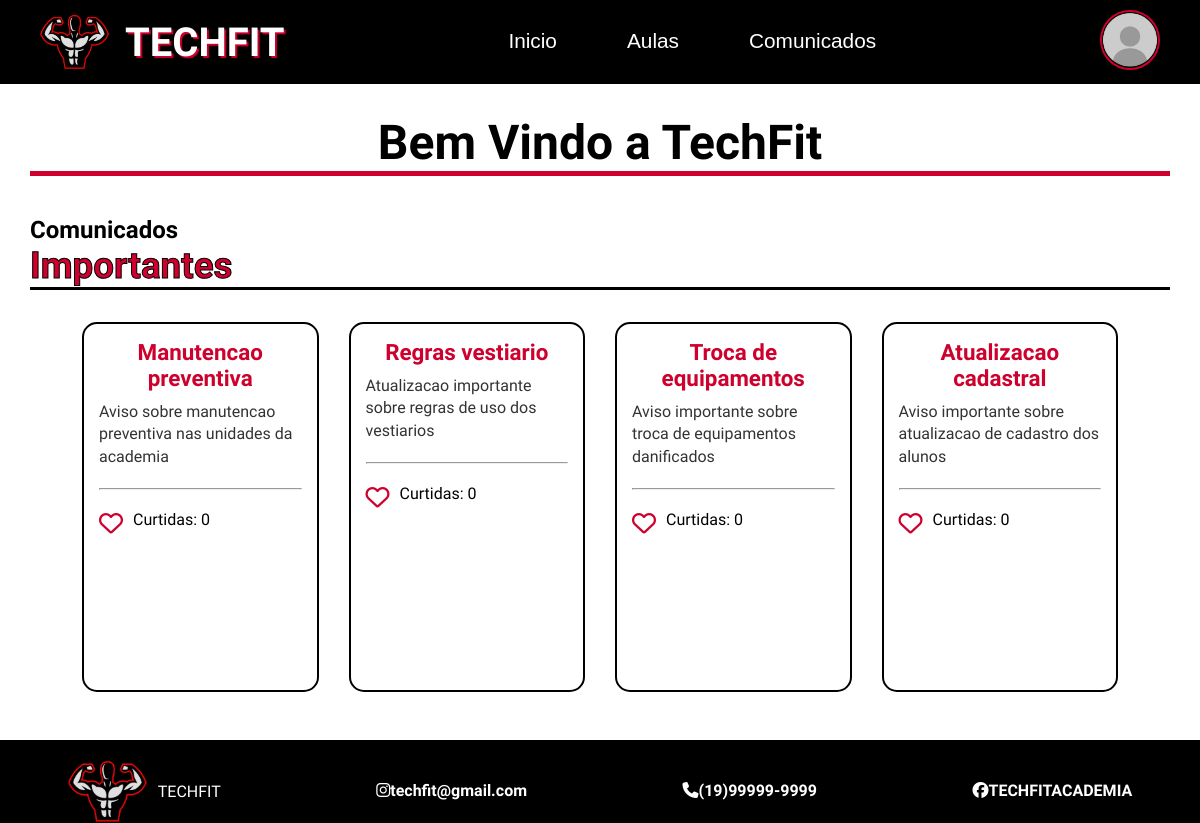
/src/Pagina_Inicial_Aluno/index.php, run on the app's committed database.
### tables this page shows
CREATE TABLE IF NOT EXISTS Comunicados (
	informacao_comunicado varchar(300) not null,
	titulo_comunicado varchar(50) not null,
	id_comunicado int not null PRIMARY KEY auto_increment
);

### backend/connection.php (called while the page is built, shortened)
<?php
class Connection
{
    private static $instancia = null;
    public static function getInstancia()
    {
        if (!self::$instancia) {
            try {
                $host = "localhost";
                $user = "root";
                $db = "techfit_academy";
                $password = "senaisp";
                $dns_server = "mysql:host=$host;charset=utf8";
                self::$instancia = new PDO(
                    $dns_server,
                    $user,
                    $password
                );
                self::$instancia->setAttribute(PDO::ATTR_ERRMODE, PDO::ERRMODE_EXCEPTION);
                self::$instancia->exec("CREATE DATABASE IF NOT EXISTS $db");
                self::$instancia->exec("USE $db");
                self::$instancia->exec("
                    CREATE TABLE IF NOT EXISTS Unidades (
                        cep_unidade varchar(9) not null,
                        nome_unidade varchar(100) not null,
                        id_unidade int not null PRIMARY KEY auto_increment
                    )");
                self::$instancia->exec("
                    CREATE TABLE IF NOT EXISTS Funcionarios (
                        cep_funcionario varchar(9) not null,
                        nome_funcionario varchar(100) not null,
                        data_nascimento_funcionario date not null,
                        email_funcionario varchar(50) not null,
                        id_funcionario int not null PRIMARY KEY auto_increment,
                        telefone_funcionario varchar(14) not null,
                        tipo_funcionario varchar(50) not null,
                        senha_funcionario varchar(50) not null,
                        cpf_funcionario varchar(14) not null,
                        id_unidade int not null,
                        CONSTRAINT fk_id_unidade_funcionario FOREIGN KEY (id_unidade) REFERENCES Unidades (id_unidade)
                    )");
                self::$instancia->exec("
                CREATE TABLE IF NOT EXISTS Alunos (
                    nome_aluno varchar(100) not null,
                    cep_aluno varchar(9) not null,
                    data_nascimento_aluno date not null,
                    cpf_aluno varchar(14) not null,
                    telefone_aluno varchar(14) not null,
                    email_aluno varchar(50) not null,
                    senha_aluno varchar(50) not null,
                    id_aluno int not null PRIMARY KEY auto_increment,
                    id_unidade int not null,
                    id_plano int not null,
	                CONSTRAINT fk_id_plano FOREIGN KEY (id_plano) REFERENCES Planos (id_plano),
                    CONSTRAINT fk_id_unidade FOREIGN KEY (id_unidade) REFERENCES Unidades (id_unidade)
                );
                ");
                self::$instancia->exec("
                    CREATE TABLE IF NOT EXISTS Aulas (
                        id_aula int not null PRIMARY KEY auto_increment,
                        data_aula datetime not null,
                        tipo_aula varchar(100) not null,
                        id_unidade int not null,
                        descricao_aula varchar(256),
                        constraint fk_id_unidade_aulas FOREIGN KEY (id_unidade) REFERENCES unidades (id_unidade)
                    )
                ");
                self::$instancia->exec("
                CREATE TABLE IF NOT EXISTS Avaliacao_fisicas (
                    data_avaliacao datetime not null,
                    id_avaliacao int not null PRIMARY KEY auto_increment,
                    tipo_avalicao varchar(50) not null,
                    id_aluno int not null,
                    CONSTRAINT fk_id_aluno_avaliacao FOREIGN KEY (id_aluno) REFERENCES Alunos (id_aluno)
                )
                ");
                self::$instancia->exec(
                    "
                CREATE TABLE IF NOT EXISTS Comunicados (
	            informacao_comunicado varchar(300) not null,
	            titulo_comunicado varchar(50) not null,
	            id_comunicado int not null PRIMARY KEY auto_increment)"
                );
                self::$instancia->exec("
                CREATE TABLE IF NOT EXISTS criam (
                    id_aula int not null,
                    id_funcionario int not null,
                    CONSTRAINT fk_id_aula_criadas FOREIGN KEY(id_aula) REFERENCES Aulas (id_aula),
                    CONSTRAINT fk_id_funcionario_criam FOREIGN KEY(id_funcionario) REFERENCES Funcionarios (id_funcionario)
                )
                ");
                self::$instancia->exec("
                CREATE TABLE IF NOT EXISTS comentam (
                    id_comunicado int not null,
                    id_funcionario int not null,
                    CONSTRAINT fk_id_comunicado FOREIGN KEY(id_comunicado) REFERENCES Comunicados (id_comunicado),
                    CONSTRAINT fk_id_funcionario_comentam FOREIGN KEY(id_funcionario) REFERENCES Funcionarios (id_funcionario)
                )
                ");
                self::$instancia->exec("
                CREATE TABLE IF NOT EXISTS fazem (
                    id_funcionario int not null,
                    id_avaliacao int not null,
                    CONSTRAINT fk_id_funcionario_fazem FOREIGN KEY(id_funcionario) REFERENCES Funcionarios (id_funcionario),
                    CONSTRAINT fk_id_avaliacao FOREIGN KEY (id_avaliacao) REFERENCES avaliacao_fisicas (id_avaliacao)
                )
                ");
                self::$instancia->exec("
                CREATE TABLE IF NOT EXISTS inscrevem(
                    id_aula int not null,
                    id_aluno int not null,
                    CONSTRAINT fk_id_aluno_inscrevem FOREIGN KEY (id_aluno) REFERENCES alunos (id_aluno),
                    CONSTRAINT fk_id_aula_inscrevem FOREIGN KEY (id_aula) REFERENCES aulas (id_aula)
                )
                ");
                self::$instancia->exec("
                CREATE TABLE IF NOT EXISTS Pagamento (
                    id_pagamento int not null PRIMARY KEY auto_increment,
                    numero_cartao_pagamento int not null,
                    nome_cartao_pagamento varchar(100) not null,
                    ccv_cartao_pagamento int not null,
                    validade_cartao_pagamento date not null,
                    id_aluno int not null,
                    CONSTRAINT fk_id_aluno_pagamento FOREIGN KEY (id_aluno) REFERENCES Alunos (id_aluno)
                );
                ");
                self::$instancia->exec("
                CREATE TABLE IF NOT EXISTS Planos (
                    id_plano int not null PRIMARY KEY auto_increment,
                    nome_plano varchar(100) not null,
                    valor_plano decimal(10, 2) not null,
                    descricao_plano varchar(200) not null
                );
                ");
                self::$instancia->exec("
                INSERT INTO Unidades (cep_unidade, nome_unidade) SELECT
                '13150-000','TECHFIT Cosmópolis'
                FROM DUAL
                WHERE NOT EXISTS (
                    SELECT 1 FROM Unidades WHERE nome_unidade = 'TECHFIT Cosmópolis'
                )
                ");
                self::$instancia->exec("
                INSERT INTO Funcionarios (cep_funcionario, nome_funcionario, data_nascimento_funcionario, email_funcionario, telefone_funcionario, tipo_funcionario, senha_funcionario, cpf_funcionario, id_unidade) SELECT
                '01000-210','Gabriel Soares','2007-07-20','adm@techfit.com','(11)99999-0001','personal','senha123','111.111.111-00',1
                FROM DUAL
                WHERE NOT EXISTS (
                    SELECT 1 FROM Funcionarios WHERE nome_funcionario = 'Gabriel Soares'
                )
                ");
            } catch (PDOException $e) {
                die("ERROR: " . $e->getMessage());
            }
        }
        return self::$instancia;
    }
}

### backend/connTables.php (called while the page is built, shortened)
<?php
require_once "connection.php";
class ConnTables {
    private $conn;
    private String $table;
    public function __construct(String $table)
    {
        $this->conn = Connection::getInstancia();
        $this->table = $table;
    }
    public function select(){
        $stmt = $this->conn->prepare("SELECT * FROM {$this->table}");
        $stmt->execute();
        return $stmt->fetchAll(PDO::FETCH_ASSOC);
    }
    }
?>

### src/Pagina_Inicial_Aluno/index.php (the view, shortened to what this page needs)
<?php
    require_once __DIR__ . "\\..\\..\\backend\\connTables.php";
    $connComunicados = new ConnTables("comunicados");
?>
<!DOCTYPE html>
<html lang="pt-br">
<head>
    <link rel="stylesheet" href="style.css">
    <link rel="stylesheet" href="https://cdnjs.cloudflare.com/ajax/libs/font-awesome/6.5.1/css/all.min.css">
</head>
<body>
    <header>
        <div class="logo-academia" style="cursor: pointer" onclick="inicioWeb('')('../../index.php')">
            <img src="../../Arquivos/LogoTechFit-removebg-preview.png" alt="Logo da TechFit">
            <h1>TECHFIT</h1>
        </div>
        <div class="secoes">
            <?php
                include_once __DIR__ . "\\..\\..\\utilitarios\\secao.php"
            ?>
        </div>
        <div class="func-perfil" id="func-perfil">
            <div class="perfil">
                <img class="botaoPerfil" id="botaoPerfil" src="/Arquivos/perfil-removebg-preview.png" alt="Foto_Perfil">
            </div>
        </div>
    </header>
    <main>
        <h1>Bem Vindo a TechFit</h1>
        <div class="forma_comu">
            <h2>Comunicados</h2>
            <h3>Importantes</h3>
            <div class="forma_local">
                <?php if(!empty($connComunicados->select())): ?>
                    <?php foreach($connComunicados->select() as $comunicado): ?>
                        <?php if($comunicado['tipo_comunicado'] == 'importante'): ?>
                    <div class="forma_unidade">
                        <h4><?= $comunicado['titulo_comunicado']; ?></h4>
                        <p><?= $comunicado['informacao_comunicado']; ?></p>
                        <hr>
                        <div class="sub-info">
                            <button class="botao-curtir" onclick="curtir(this)"><i class="far fa-heart"></i></button>
                            <span class="contador-curtidas" data-count="0">Curtidas: 0</span>
                        </div>
                    </div>
                        <?php endif ?>
                    <?php endforeach ?>
                <?php else: ?>
                        <p>Não há nenhum comunicado importante</p>
                <?php endif ?>
            </div>
        </div>
    </main>
    <footer id="tabela-web-footer">
        <?php
            include_once __DIR__ . "\\..\\..\\utilitarios\\footer.php"
        ?>
    </footer>
</body>
</html>

### src/Pagina_Inicial_Aluno/style.css (style rules this page uses)
* { margin: 0; padding: 0; box-sizing: border-box; }
html { font-size: 16px; }
body { font-family: "Oswald", sans-serif; display: flex; flex-direction: column; min-height: 100vh; background-color: none; }
main { flex-grow: 1; display: flex; flex-direction: column; padding-left: 20px; padding-right: 20px; }
header { background-color: black; width: 100%; color: white; display: flex; align-items: center; justify-content: space-between; padding: 10px 40px; }
.logo-academia { display: flex; align-items: center; gap: 15px; }
.logo-academia img { width: 70px; height: auto; }
header h1 { font-size: 2.5rem; text-shadow: 2px 2px 1px #CE002D; }
.secoes { display: flex; gap: 60px; }
.func-perfil { position: relative; }
.perfil img { width: 60px; height: 60px; border-radius: 50%; cursor: pointer; border: 2px solid #CE002D; }
main { padding: 30px 30px 30px 30px; }
main h1 { text-align: center; font-size: 3rem; color: black; border-bottom: 5px solid #CE002D; margin-bottom: 30px; }
#tabela-web-footer { background-color: #000000; color: white; display: flex; justify-content: space-around; align-items: center; padding: 20px 0; flex-wrap: wrap; gap: 20px; padding-bottom: 0; margin-bottom: 0; }
.forma_unidade { background-color: #ffffff; border: 2px solid #000000; border-radius: 15px; padding: 15px; height: 370px; width: 300px; transition: transform 0.2s, box-shadow 0.3s; }
.forma_unidade>h4 { text-align: center; color: #CE002D; font-size: 1.4rem; margin-bottom: 10px; }
.forma_unidade>p { font-size: 1rem; color: #333; line-height: 1.4; flex-grow: 1; margin-bottom: 20px; }
.forma_comu>h3 { font-size: 2.3rem; color: #CE002D; border-bottom: 3px solid #000000; width: 100%; -webkit-text-stroke: 1px black; }
.forma_comu { margin-top: 10px; }
.forma_local { background-color: #e7e7e7; margin: 10px 10px 10px 10px; padding: 20px; border-radius: 15px; gap: 30px; height: 400px; padding-left: 40px; padding-right: 40px; border: 2px solid #000000; display: flex; flex-direction: row; }
.forma_local { background-color: #e7e7e700; margin: 10px 10px 10px 10px; padding: 20px; border-radius: 15px; gap: 30px; height: 400px; padding-left: 40px; padding-right: 40px; border: 2px solid #00000000; display: flex; flex-direction: row; }
.sub-info { display: flex; flex-direction: row; gap: 10px; padding-top: 20px; }
.botao-curtir { background: none; border: none; cursor: pointer; font-size: 1.5rem; color: #CE002D; transition: all 0.2s ease-in-out; }

### data on the page
comunicados: titulo_comunicado "Manutencao preventiva", informacao_comunicado "Aviso sobre manutencao preventiva nas unidades da academia"
comunicados: titulo_comunicado "Regras vestiario", informacao_comunicado "Atualizacao importante sobre regras de uso dos vestiarios"
comunicados: titulo_comunicado "Troca de equipamentos", informacao_comunicado "Aviso importante sobre troca de equipamentos danificados"
comunicados: titulo_comunicado "Atualizacao cadastral", informacao_comunicado "Aviso importante sobre atualizacao de cadastro dos alunos"
